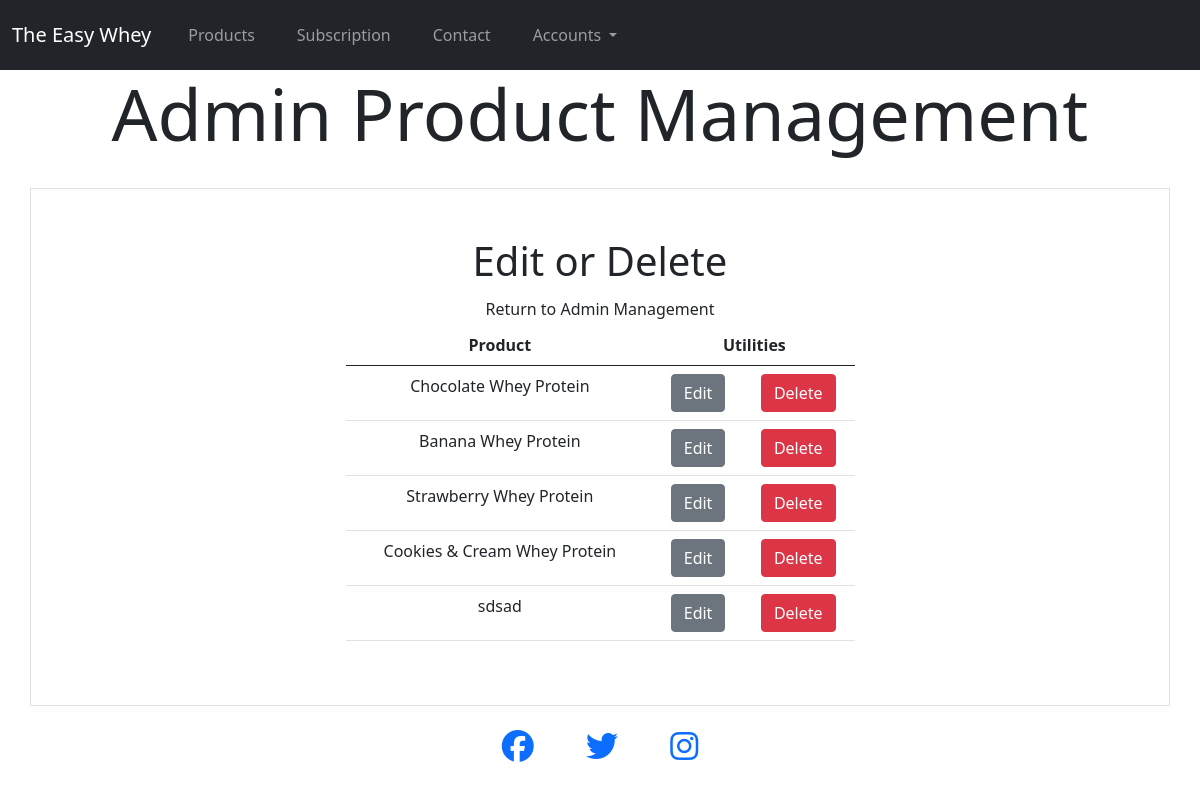
Page /product/admin/edit/ (signed in) on the earlier database version.
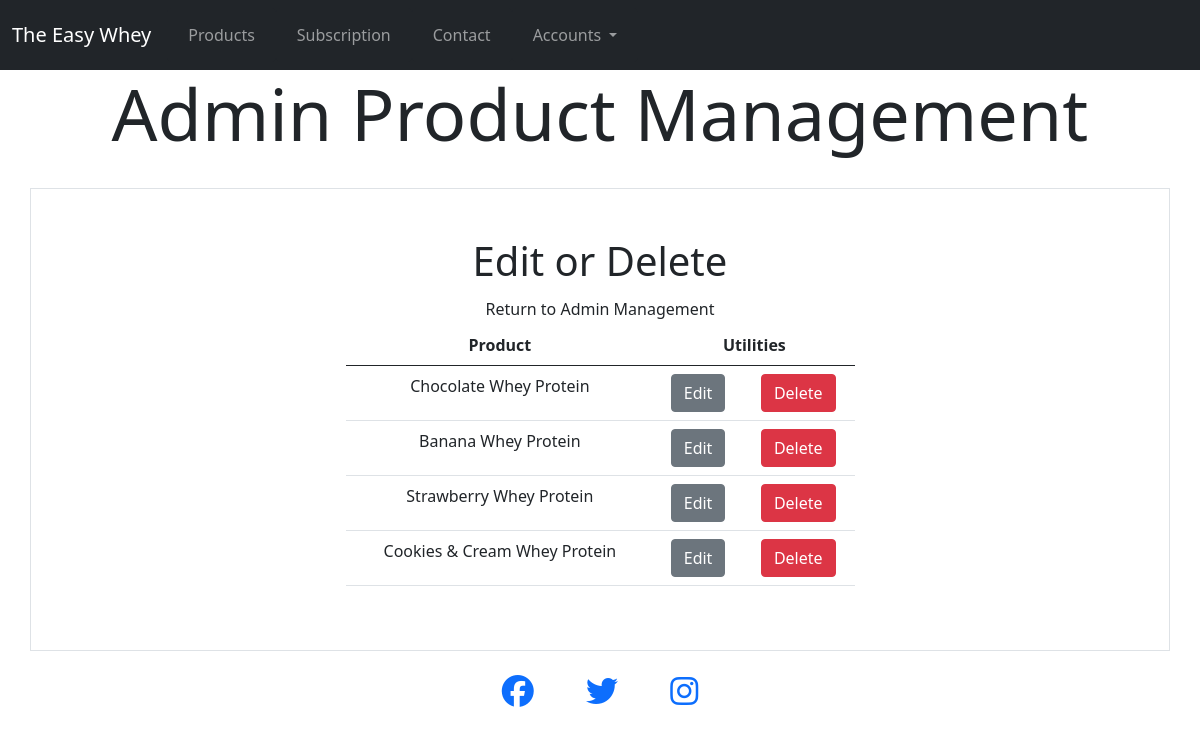
Same page on the later database version.
### products/models.py (models this page shows, shortened)
class Product(models.Model):
    flavour = models.CharField(max_length=50, null=False, blank=False)
    description = models.CharField(max_length=200, null=False, blank=False)
    price = models.DecimalField(max_digits=5, decimal_places=2, null=False, blank=False, default="12.99")

### products/views.py (the view)
# urls.py: path('product/admin/edit/', views.admin_edit_list, name="admin_edit_list"),
@login_required
def admin_edit_list(request):
    items = Product.objects.all()
    template = 'products/admin_edit_list.html'
    context = {
        "items": items
    }
    return render(request, template, context)

### templates/products/admin_edit_list.html (shortened to what this page needs)
{% extends 'base.html' %}
{% load static %}
{% block header %}
<div class="container-fluid">
    <div class="row">
        <div class="col text-center">
            <h2 class="display-2">Admin Product Management</h2>
        </div>
    </div>
</div>
{% endblock %}
{% block content %}
<div class="container border py-5 px-5 mt-4">
    <div class="row justify-content-center align-items-center">
        <div class="col-md-6 text-center">
            <h1>Edit or Delete</h1>
            <a class="dropdown-item" href="{% url 'product_management' %}">Return to Admin Management</a>
        </div>
    </div>
    <div class="row">
        <div class="col-md-6 offset-3 text-center">
            <table class="table table-hover">
                <thead>
                    <tr>
                        <th scope="col">Product</th>
                        <th colspan="2" scope="col">Utilities</th>
                    </tr>
                </thead>
                <tbody>
                    {% for item in items %}
                    <tr>
                        <td>{{ item.flavour }}</th>
                        <td><a class="btn btn-secondary" href="item/{{ item.id }}">Edit</a></td>
                        <td><button type="button" class="btn btn-danger" data-bs-toggle="modal"
                                data-bs-target="#staticBackdrop{{ forloop.counter }}">
                                Delete
                            </button>
                        </td>
                    </tr>
                    {% endfor %}
                </tbody>
            </table>
        </div>
    </div>
</div>
{% endblock %}

Differences in the rows shown:
removed Product: flavour "sdsad"
